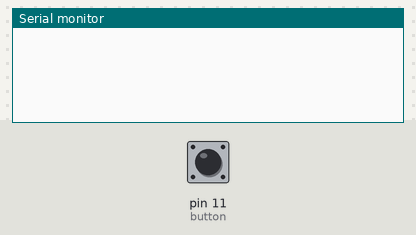
The sketch below on a simulated Arduino Uno, built with avr-gcc and run on an emulated ATmega328P. Parts: the last lines printed to the serial monitor. The inputs (shaded band) are chosen by the test bench; at power-on: pin 11 (button) LOW.

Above: at 1.2 s.
1.3 s: pin 11 (button) pulled HIGH for 0.15 s
At 1.8 s:
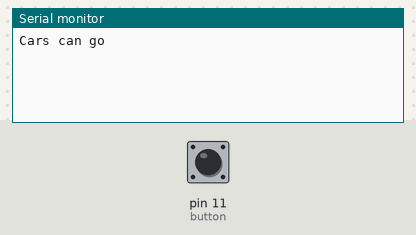
2.9 s: pin 11 (button) pulled HIGH for 1 s
At 5.0 s:
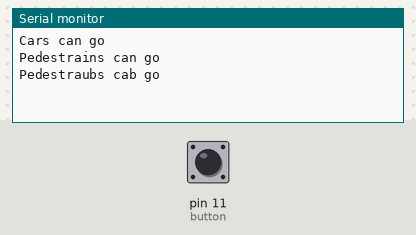

The sketch:

Savanna_Traffic.ino
```cpp
int button = 11;
bool cars = false;
bool isClicked = false;
int pedGreen = 7;
int pedRed = 6;
int carGreen = 4;
int carYellow = 3;
int carRed = 2;

void setup() {
  // put your setup code here, to run once:
  pinMode(button, INPUT);
  Serial.begin(9600);
}

void loop() {
  // put your main code here, to run repeatedly:
  if (digitalRead(button) == HIGH && isClicked == false) {
    cars = !cars;
    isClicked = true;

    if (cars == true) {
      Serial.println("Cars can go");
      digitalWrite(carGreen, HIGH);
      digitalWrite(pedGreen, LOW);
      digitalWrite(carRed, LOW);
      digitalWrite(pedRed, HIGH);
    }
    else {
      Serial.println("Pedestrains can go");
      digitalWrite(carGreen, LOW);
      digitalWrite(carYellow, HIGH);
      delay(500);

      digitalWrite(carYellow, LOW);
      digitalWrite(carRed, HIGH);
      delay(500);

      Serial.println("Pedestraubs cab go");
      digitalWrite(pedGreen, HIGH);
      digitalWrite(pedRed, LOW);
    }
  }
    if(digitalRead(button) == LOW) {
      isClicked = false;
    }
}
```

Measured:
- after the input at 1.3 s, the serial monitor: prints a new line at once (image 1)
- after the input at 2.9 s, the serial monitor: prints a new line at once (image 2)
